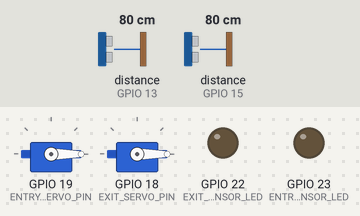
The sketch below on a simulated ESP32. Shown: 2 × servo, output pins drawn as LEDs (lit = HIGH). Wiring (inferred from the names in the program): 2 × ultrasonic range finder: trigger GPIO 12, echo GPIO 13 / trigger GPIO 14, echo GPIO 15. Dashed ring = blinking. The test bench sets the inputs (shaded band); at power-on: distance to the obstacle (sensors on GPIO 13, GPIO 15) 80 cm. The echo pulse lasts 58.3 µs per cm; WiFi joins after 1.5 s; servers stay silent unless stated; the Firebase database answers and starts empty; pins used as bus, display or sensor lines are not drawn; what the sketch prints to the serial monitor is not drawn.

Above: at 2.8 s.
2.9 s: distance to the obstacle (sensor on GPIO 13) set to 11 cm
4.6 s: distance to the obstacle (sensor on GPIO 13) set to 8 cm
At 5.11 s:
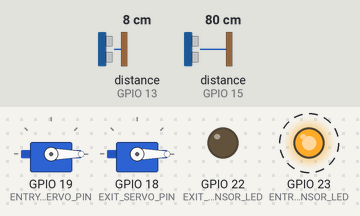
7.6 s: distance to the obstacle (sensor on GPIO 15) set to 11 cm
10.6 s: distance to the obstacle (sensor on GPIO 15) set to 8 cm
At 11.1 s:
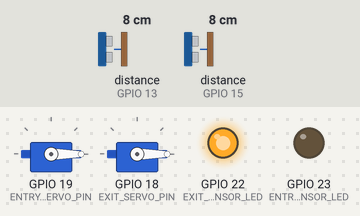
13.6 s: distance to the obstacle (sensor on GPIO 13) set to 18 cm
At 16.5 s:
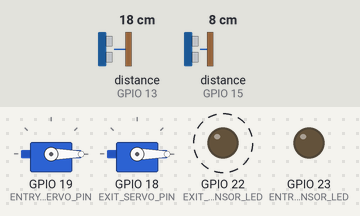
16.6 s: distance to the obstacle (sensor on GPIO 15) set to 18 cm
At 17.1 s:
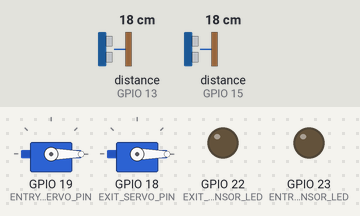
Timing chart, 0 to 19.1 s (numbered marks = the images above; inputs shaded):
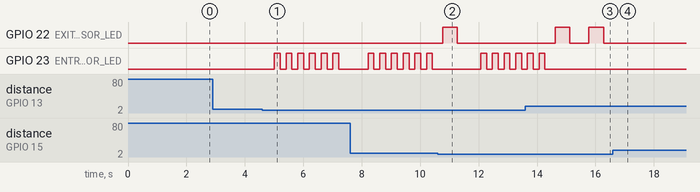

The sketch:

sketch_aug1a.ino
```cpp
#include <WiFi.h>
#include <Firebase_ESP_Client.h>
#include <ESP32Servo.h>

// Wi-Fi credentials - CHANGE THESE TO YOUR NETWORK
const char* ssid = "Chathuboy";     // Replace with your WiFi Name
const char* password = "00000000";  // Replace with your WiFi Password

// Firebase credentials
#define API_KEY "AIzaSyDTwybJzvUae23kME5yfPjDDEtYb-pPNNQ"
#define DATABASE_URL "https://carparkwebb-default-rtdb.firebaseio.com"
#define USER_EMAIL "webapp@gmail.com"
#define USER_PASSWORD "200729300628"

// Entry gate hardware pins
#define ENTRY_TRIG_PIN 12
#define ENTRY_ECHO_PIN 13
#define ENTRY_SERVO_PIN 19
#define ENTRY_SENSOR_LED 23

// Exit gate hardware pins
#define EXIT_TRIG_PIN 14
#define EXIT_ECHO_PIN 15
#define EXIT_SERVO_PIN 18
#define EXIT_SENSOR_LED 22

// System constants
#define DETECTION_THRESHOLD 9  // cm - distance to detect vehicle
#define SERVO_OPEN_ANGLE 90    // degrees
#define SERVO_CLOSE_ANGLE 0    // degrees
#define GATE_OPEN_DELAY 3000   // milliseconds

// Servo objects
Servo entryGateServo;
Servo exitGateServo;

// Firebase objects
FirebaseData fbdo;
FirebaseAuth auth;
FirebaseConfig config;

// System variables
int totalCount = 6;    // Total parking spaces
int currentCount = 0;  // Current occupied spaces
bool systemReady = false;

// Function prototypes
long getDistanceCM(int trigPin, int echoPin);
void openGate(Servo& servo, int ledPin, String gateName);
void closeGate(Servo& servo, int ledPin, String gateName);
void updateFirebase();
bool initializeFirebase();
void connectToWiFi();

void setup() {
  Serial.begin(115200);
  Serial.println("\n🚗 ESP32 Car Park System Starting...");

  // Initialize hardware pins
  // Entry sensor pins
  pinMode(ENTRY_TRIG_PIN, OUTPUT);
  pinMode(ENTRY_ECHO_PIN, INPUT);
  pinMode(ENTRY_SENSOR_LED, OUTPUT);

  // Exit sensor pins
  pinMode(EXIT_TRIG_PIN, OUTPUT);
  pinMode(EXIT_ECHO_PIN, INPUT);
  pinMode(EXIT_SENSOR_LED, OUTPUT);

  // Initialize servos
  entryGateServo.attach(ENTRY_SERVO_PIN);
  exitGateServo.attach(EXIT_SERVO_PIN);

  // Close gates initially
  entryGateServo.write(SERVO_CLOSE_ANGLE);
  exitGateServo.write(SERVO_CLOSE_ANGLE);

  // Turn off LEDs initially
  digitalWrite(ENTRY_SENSOR_LED, LOW);
  digitalWrite(EXIT_SENSOR_LED, LOW);

  // Connect to Wi-Fi
  connectToWiFi();

  // Initialize Firebase
  if (initializeFirebase()) {
    systemReady = true;
    Serial.println("✅ System ready! Monitoring for vehicles...");
  } else {
    Serial.println("❌ System initialization failed!");
  }
}

void loop() {
  if (!systemReady) {
    Serial.println("⚠️ System not ready, retrying initialization...");
    if (initializeFirebase()) {
      systemReady = true;
    }
    delay(5000);
    return;
  }

  // Check entry sensor
  long entryDistance = getDistanceCM(ENTRY_TRIG_PIN, ENTRY_ECHO_PIN);

  if (entryDistance > 0 && entryDistance < DETECTION_THRESHOLD) {
    Serial.print("🚗 Vehicle detected at entry! Distance: ");
    Serial.print(entryDistance);
    Serial.println(" cm");

    // Get current counts from Firebase
    if (Firebase.RTDB.getInt(&fbdo, "/total_count")) {
      totalCount = fbdo.intData();
    }

    if (Firebase.RTDB.getInt(&fbdo, "/current_count")) {
      currentCount = fbdo.intData();
    }

    Serial.print("📊 Current: ");
    Serial.print(currentCount);
    Serial.print("/");
    Serial.println(totalCount);

    // Check if space is available
    if (currentCount < totalCount) {
      Serial.println("✅ Space available! Opening entry gate...");
      digitalWrite(ENTRY_SENSOR_LED, HIGH);

      // Open entry gate
      openGate(entryGateServo, ENTRY_SENSOR_LED, "Entry");

      // Update count
      currentCount++;
      updateFirebase();

      Serial.print("📡 Updated count to: ");
      Serial.println(currentCount);

      // Keep gate open for specified time
      delay(GATE_OPEN_DELAY);

      // Close entry gate
      closeGate(entryGateServo, ENTRY_SENSOR_LED, "Entry");

      // Wait for vehicle to pass completely
      delay(2000);
    } else {
      Serial.println("❌ Parking Full! Entry denied.");
      // Blink LED to indicate full
      for (int i = 0; i < 6; i++) {
        digitalWrite(ENTRY_SENSOR_LED, HIGH);
        delay(200);
        digitalWrite(ENTRY_SENSOR_LED, LOW);
        delay(200);
      }
    }
  }

  // Check exit sensor
  long exitDistance = getDistanceCM(EXIT_TRIG_PIN, EXIT_ECHO_PIN);

  if (exitDistance > 0 && exitDistance < DETECTION_THRESHOLD) {
    Serial.print("🚗 Vehicle detected at exit! Distance: ");
    Serial.print(exitDistance);
    Serial.println(" cm");

    // Get current count from Firebase
    if (Firebase.RTDB.getInt(&fbdo, "/current_count")) {
      currentCount = fbdo.intData();
    }

    if (currentCount > 0) {
      Serial.println("🚪 Vehicle exiting! Opening exit gate...");
      digitalWrite(EXIT_SENSOR_LED, HIGH);

      // Open exit gate
      openGate(exitGateServo, EXIT_SENSOR_LED, "Exit");

      // Update count
      currentCount--;
      updateFirebase();

      Serial.print("📡 Updated count to: ");
      Serial.println(currentCount);

      // Keep gate open for specified time
      delay(GATE_OPEN_DELAY);

      // Close exit gate
      closeGate(exitGateServo, EXIT_SENSOR_LED, "Exit");

      // Wait for vehicle to pass completely
      delay(2000);
    } else {
      Serial.println("⚠️ No vehicles to exit!");
      // Brief LED flash
      digitalWrite(EXIT_SENSOR_LED, HIGH);
      delay(500);
      digitalWrite(EXIT_SENSOR_LED, LOW);
    }
  }

  // Small delay to prevent sensor spam
  delay(500);

  // Check WiFi connection
  if (WiFi.status() != WL_CONNECTED) {
    Serial.println("🔄 WiFi disconnected, reconnecting...");
    connectToWiFi();
  }
}

// Function to measure distance using ultrasonic sensor
long getDistanceCM(int trigPin, int echoPin) {
  digitalWrite(trigPin, LOW);
  delayMicroseconds(2);
  digitalWrite(trigPin, HIGH);
  delayMicroseconds(10);
  digitalWrite(trigPin, LOW);

  long duration = pulseIn(echoPin, HIGH, 30000); // 30ms timeout

  if (duration == 0) {
    return -1; // No echo received
  }

  long distance = duration * 0.034 / 2;
  return distance;
}

// Function to open gate
void openGate(Servo& servo, int ledPin, String gateName) {
  Serial.println("🔓 Opening " + gateName + " gate...");
  servo.write(SERVO_OPEN_ANGLE);
  digitalWrite(ledPin, HIGH);
}

// Function to close gate
void closeGate(Servo& servo, int ledPin, String gateName) {
  Serial.println("🔒 Closing " + gateName + " gate...");
  servo.write(SERVO_CLOSE_ANGLE);
  digitalWrite(ledPin, LOW);
}

// Function to update Firebase with current count
void updateFirebase() {
  if (Firebase.RTDB.setInt(&fbdo, "/current_count", currentCount)) {
    Serial.println("✅ Firebase updated successfully");
  } else {
    Serial.println("❌ Firebase update failed: " + fbdo.errorReason());
  }
}

// Function to connect to WiFi
void connectToWiFi() {
  Serial.print("🌐 Connecting to WiFi: ");
  Serial.println(ssid);

  WiFi.begin(ssid, password);

  int attempts = 0;
  while (WiFi.status() != WL_CONNECTED && attempts < 20) {
    delay(500);
    Serial.print(".");
    attempts++;
  }

  if (WiFi.status() == WL_CONNECTED) {
    Serial.println("\n✅ Connected to WiFi!");
    Serial.print("📡 IP address: ");
    Serial.println(WiFi.localIP());
  } else {
    Serial.println("\n❌ WiFi connection failed!");
  }
}

// Function to initialize Firebase
bool initializeFirebase() {
  Serial.println("🔧 Initializing Firebase...");

  // Configure Firebase
  config.api_key = API_KEY;
  config.database_url = DATABASE_URL;
  auth.user.email = USER_EMAIL;
  auth.user.password = USER_PASSWORD;

  // Initialize Firebase
  Firebase.begin(&config, &auth);
  Firebase.reconnectWiFi(true);

  // Test Firebase connection
  if (Firebase.RTDB.getInt(&fbdo, "/current_count")) {
    currentCount = fbdo.intData();
    Serial.println("✅ Firebase connected successfully!");
    Serial.print("📊 Current vehicle count: ");
    Serial.println(currentCount);
    return true;
  } else {
    Serial.println("❌ Firebase connection failed: " + fbdo.errorReason());
    return false;
  }
}

// Function to handle system reset (can be called via Firebase or button)
void resetSystem() {
  Serial.println("🔄 Resetting system...");

  currentCount = 0;
  updateFirebase();

  // Close both gates
  entryGateServo.write(SERVO_CLOSE_ANGLE);
  exitGateServo.write(SERVO_CLOSE_ANGLE);

  // Turn off LEDs
  digitalWrite(ENTRY_SENSOR_LED, LOW);
  digitalWrite(EXIT_SENSOR_LED, LOW);

  Serial.println("✅ System reset complete!");
}

// Function for emergency gate opening (can be triggered via Firebase)
void emergencyOpen() {
  Serial.println("🚨 EMERGENCY: Opening all gates!");

  entryGateServo.write(SERVO_OPEN_ANGLE);
  exitGateServo.write(SERVO_OPEN_ANGLE);

  digitalWrite(ENTRY_SENSOR_LED, HIGH);
  digitalWrite(EXIT_SENSOR_LED, HIGH);

  // Keep gates open until manual reset
  Serial.println("⚠️ Gates will remain open until system reset");
}

// Optional: Function to check for remote commands from Firebase
void checkRemoteCommands() {
  if (Firebase.RTDB.getString(&fbdo, "/command")) {
    String command = fbdo.stringData();

    if (command == "reset") {
      resetSystem();
      Firebase.RTDB.setString(&fbdo, "/command", ""); // Clear command
    } else if (command == "emergency") {
      emergencyOpen();
      Firebase.RTDB.setString(&fbdo, "/command", ""); // Clear command
    }
  }
}
```

Measured:
- the behaviour switches between 10 and 9 cm on distance to the obstacle (sensor on GPIO 13) (found by bisection; images 0 and 1)
- the behaviour switches between 10 and 9 cm on distance to the obstacle (sensor on GPIO 15) (found by bisection; images 1 and 2)
- after the input at 2.9 s, every drawn part: stays the same
- after the input at 4.6 s, GPIO 23 (ENTRY_SENSOR_LED): alternates HIGH for 0.20 s and LOW for 0.20 s, starting after 0.41 s
- after the input at 10.6 s, GPIO 22 (EXIT_SENSOR_LED): LOW → HIGH after 0.17 s, → LOW 0.50 s later
- after the input at 13.6 s, GPIO 23 (ENTRY_SENSOR_LED): goes on until 14.3 s, then stays LOW
- after the input at 16.6 s, GPIO 22 (EXIT_SENSOR_LED): stops changing and stays LOW
